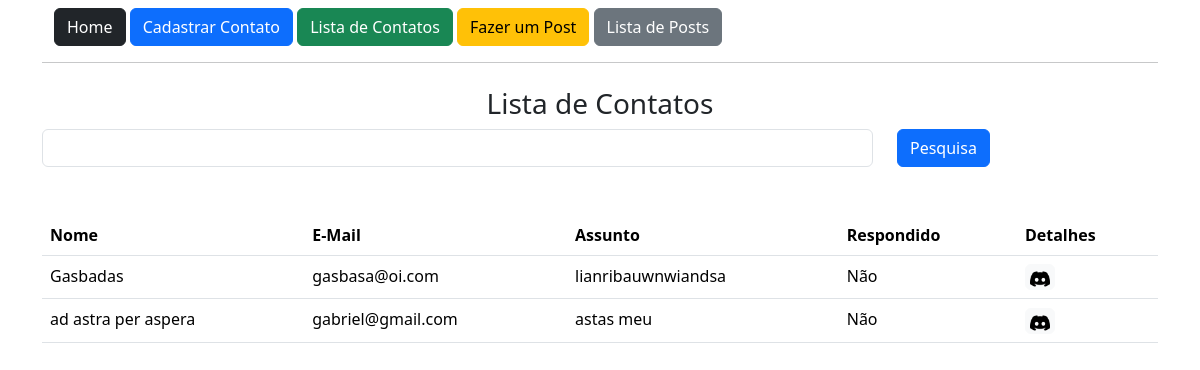
The app's page /contato/lista/, older data.
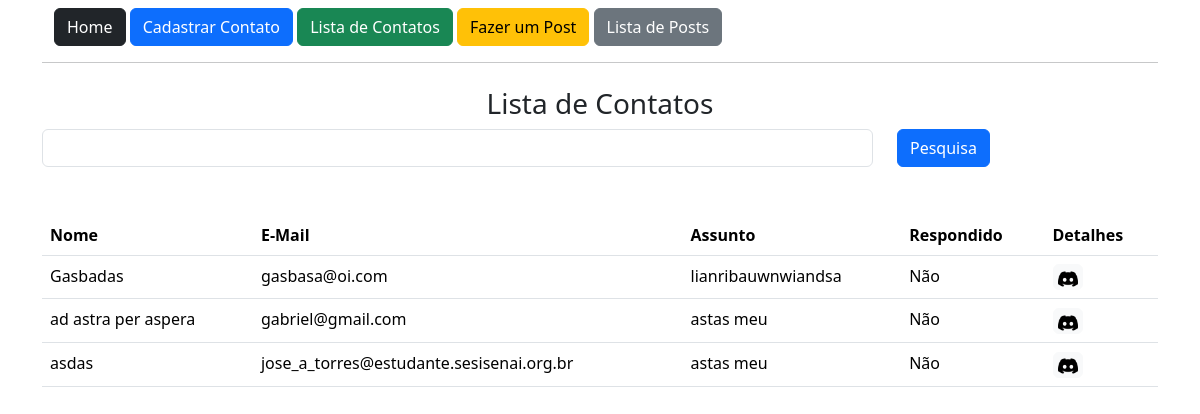
The same page, newer data.
### app/models.py (models this page shows)
class Contato(db.Model):
    id = db.Column(db.Integer, primary_key=True)
    data_envio = db.Column(db.DateTime, default=datetime.now)
    nome = db.Column(db.String, nullable=True)
    email = db.Column(db.String, nullable=True)
    assunto = db.Column(db.String, nullable=True)
    mensagem = db.Column(db.String, nullable=True)
    respondido = db.Column(db.Integer, default=0)

### app/view.py (the view)
@app.route('/contato/lista/')
def contatoLista():
    if request.method == 'GET':
        pesquisa = request.args.get('pesquisa', '')
    dados = Contato.query.order_by('nome')
    if pesquisa != '':
        dados = dados.filter_by(nome=pesquisa)
    context = {'dados':dados.all()}
    return render_template('contato_lista.html', context=context)

### app/templates/contato_lista.html (shortened to what this page needs)
{% extends 'base.html' %}
{% block content %}
    <div class="container">
        <div>
            {% include 'nav.html' %}
            <hr>
        </div>
            <div class="row mt-4 text-center">
                <h3>Lista de Contatos</h3>
            </div>
            <form method="get" class="row mb-5">
                <div class="col-9">
                    <input type="text" name="pesquisa" class="form-control">
                </div>
                <div class="col-3">
                    <button type="submit" class="btn btn-primary">Pesquisa</button>
                </div>
            </form>
            <div class="col-12">
                <table class="table">
                    <thead>
                        <tr>
                            <th>Nome</th>
                            <th>E-Mail</th>
                            <th>Assunto</th>
                            <th>Respondido</th>
                            <th>Detalhes</th>
                        </tr>
                    </thead>
                    <tbody>
                        {% for linha in context['dados'] %}
                        <tr>
                            <td>{{linha.nome}}</td>
                            <td>{{linha.email}}</td>
                            <td>{{linha.assunto}}</td>
                            <td>
                                {% if linha.respondido == 1 %}
                                    Sim
                                {% else %}
                                    Não
                                {% endif %}
                            </td>
                            <td>
                                <a href="{{url_for('contatoDetail', id=linha.id)}}" class="btn btn-light px-1 pb-0 pt-0">
                                    <img src="{{url_for('static', filename='img/discord.png')}}" style="width: 20px;">
                                </a>
                            </td>
                        </tr>
                        {% endfor %}
                    </tbody>
                </table>
            </div>
        </div>
{% endblock %}

Row changes from the older to the newer data that the page shows:
added Contato: nome "asdas", email "jose_a_torres@estudante.sesisenai.org.br", assunto "astas meu", respondido "Não"
